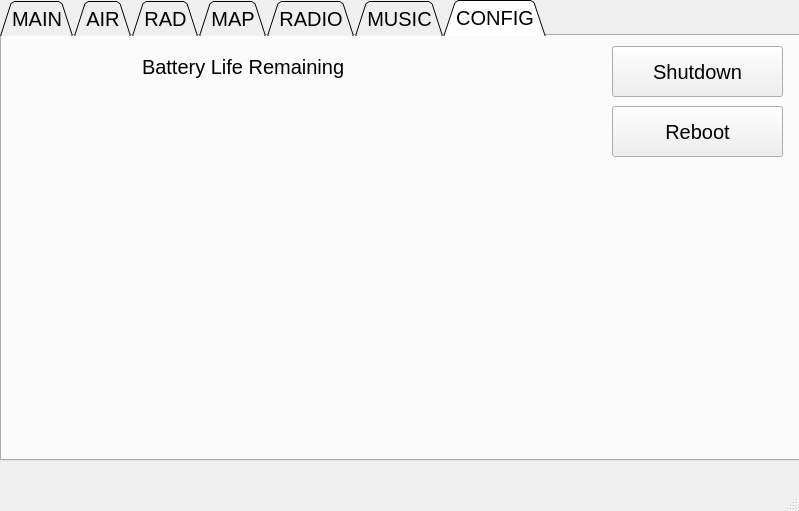
<?xml version="1.0" encoding="UTF-8"?>
<ui version="4.0">
 <class>MainWindow</class>
 <widget class="QMainWindow" name="MainWindow">
  <property name="geometry">
   <rect>
    <x>0</x>
    <y>0</y>
    <width>799</width>
    <height>511</height>
   </rect>
  </property>
  <property name="windowTitle">
   <string>MainWindow</string>
  </property>
  <widget class="QWidget" name="centralwidget">
   <widget class="QTabWidget" name="tabWidget">
    <property name="geometry">
     <rect>
      <x>0</x>
      <y>0</y>
      <width>800</width>
      <height>461</height>
     </rect>
    </property>
    <property name="font">
     <font>
      <pointsize>15</pointsize>
     </font>
    </property>
    <property name="tabShape">
     <enum>QTabWidget::Triangular</enum>
    </property>
    <property name="currentIndex">
     <number>6</number>
    </property>
    <widget class="QWidget" name="main">
     <attribute name="title">
      <string>MAIN</string>
     </attribute>
     <widget class="QProgressBar" name="progressBar">
      <property name="geometry">
       <rect>
        <x>10</x>
        <y>10</y>
        <width>61</width>
        <height>171</height>
       </rect>
      </property>
      <property name="value">
       <number>24</number>
      </property>
      <property name="orientation">
       <enum>Qt::Vertical</enum>
      </property>
      <property name="format">
       <string>%p%</string>
      </property>
     </widget>
     <widget class="QProgressBar" name="progressBar_2">
      <property name="geometry">
       <rect>
        <x>720</x>
        <y>10</y>
        <width>61</width>
        <height>171</height>
       </rect>
      </property>
      <property name="value">
       <number>24</number>
      </property>
      <property name="orientation">
       <enum>Qt::Vertical</enum>
      </property>
     </widget>
     <widget class="QLabel" name="TIME">
      <property name="geometry">
       <rect>
        <x>10</x>
        <y>380</y>
        <width>201</width>
        <height>51</height>
       </rect>
      </property>
      <property name="text">
       <string>TIME: HH:MM:SS</string>
      </property>
     </widget>
     <widget class="QLabel" name="DATE">
      <property name="geometry">
       <rect>
        <x>540</x>
        <y>380</y>
        <width>241</width>
        <height>51</height>
       </rect>
      </property>
      <property name="text">
       <string>DATE: DD/MM/YYYY</string>
      </property>
     </widget>
     <widget class="QFrame" name="alarm_rad">
      <property name="geometry">
       <rect>
        <x>570</x>
        <y>240</y>
        <width>200</width>
        <height>120</height>
       </rect>
      </property>
      <property name="styleSheet">
       <string notr="true">background-color: rgb(255, 0, 0);</string>
      </property>
      <property name="frameShape">
       <enum>QFrame::StyledPanel</enum>
      </property>
      <property name="frameShadow">
       <enum>QFrame::Raised</enum>
      </property>
      <widget class="QLabel" name="radSensorStatus">
       <property name="geometry">
        <rect>
         <x>4</x>
         <y>5</y>
         <width>191</width>
         <height>111</height>
        </rect>
       </property>
       <property name="font">
        <font>
         <pointsize>12</pointsize>
         <weight>75</weight>
         <bold>true</bold>
        </font>
       </property>
       <property name="text">
        <string>RAD ALARM</string>
       </property>
       <property name="alignment">
        <set>Qt::AlignCenter</set>
       </property>
      </widget>
     </widget>
     <widget class="QFrame" name="alarm_airsensor">
      <property name="geometry">
       <rect>
        <x>20</x>
        <y>240</y>
        <width>200</width>
        <height>120</height>
       </rect>
      </property>
      <property name="styleSheet">
       <string notr="true">background-color: rgb(255, 0, 0);</string>
      </property>
      <property name="frameShape">
       <enum>QFrame::StyledPanel</enum>
      </property>
      <property name="frameShadow">
       <enum>QFrame::Raised</enum>
      </property>
      <widget class="QLabel" name="airSensorStatus">
       <property name="geometry">
        <rect>
         <x>4</x>
         <y>5</y>
         <width>191</width>
         <height>111</height>
        </rect>
       </property>
       <property name="font">
        <font>
         <pointsize>12</pointsize>
         <weight>75</weight>
         <bold>true</bold>
        </font>
       </property>
       <property name="text">
        <string>AIR ALARM</string>
       </property>
       <property name="alignment">
        <set>Qt::AlignCenter</set>
       </property>
      </widget>
     </widget>
     <widget class="QWidget" name="verticalLayoutWidget_4">
      <property name="geometry">
       <rect>
        <x>229</x>
        <y>19</y>
        <width>331</width>
        <height>351</height>
       </rect>
      </property>
      <layout class="QVBoxLayout" name="pipboygif"/>
     </widget>
     <widget class="QLabel" name="batteryLabel">
      <property name="geometry">
       <rect>
        <x>14</x>
        <y>190</y>
        <width>81</width>
        <height>31</height>
       </rect>
      </property>
      <property name="font">
       <font>
        <pointsize>10</pointsize>
        <weight>75</weight>
        <bold>true</bold>
       </font>
      </property>
      <property name="text">
       <string>Battery</string>
      </property>
     </widget>
     <widget class="QLabel" name="memoryLabel">
      <property name="geometry">
       <rect>
        <x>674</x>
        <y>190</y>
        <width>111</width>
        <height>31</height>
       </rect>
      </property>
      <property name="font">
       <font>
        <pointsize>10</pointsize>
       </font>
      </property>
      <property name="text">
       <string>Memory Usage</string>
      </property>
     </widget>
     <widget class="QLabel" name="Warn1">
      <property name="geometry">
       <rect>
        <x>80</x>
        <y>10</y>
        <width>171</width>
        <height>30</height>
       </rect>
      </property>
      <property name="text">
       <string/>
      </property>
     </widget>
    </widget>
    <widget class="QWidget" name="air">
     <attribute name="title">
      <string>AIR</string>
     </attribute>
     <widget class="QWidget" name="verticalLayoutWidget">
      <property name="geometry">
       <rect>
        <x>10</x>
        <y>0</y>
        <width>171</width>
        <height>421</height>
       </rect>
      </property>
      <layout class="QVBoxLayout" name="verticalLayout">
       <item>
        <widget class="QLabel" name="SENS1">
         <property name="text">
          <string>SENSOR 1</string>
         </property>
        </widget>
       </item>
       <item>
        <widget class="QLabel" name="SENS2">
         <property name="text">
          <string>SENSOR 2</string>
         </property>
        </widget>
       </item>
       <item>
        <widget class="QLabel" name="SENS3">
         <property name="text">
          <string>SENSOR 3</string>
         </property>
        </widget>
       </item>
       <item>
        <widget class="QLabel" name="SENS4">
         <property name="text">
          <string/>
         </property>
        </widget>
       </item>
       <item>
        <widget class="QLabel" name="SENS5">
         <property name="text">
          <string/>
         </property>
        </widget>
       </item>
       <item>
        <widget class="QLabel" name="SENS6">
         <property name="text">
          <string/>
         </property>
        </widget>
       </item>
       <item>
        <widget class="QLabel" name="SENS7">
         <property name="text">
          <string/>
         </property>
        </widget>
       </item>
      </layout>
     </widget>
     <widget class="QLabel" name="TEMP">
      <property name="geometry">
       <rect>
        <x>520</x>
        <y>10</y>
        <width>261</width>
        <height>41</height>
       </rect>
      </property>
      <property name="text">
       <string>TEMPERATURE: fff deg</string>
      </property>
     </widget>
     <widget class="QLabel" name="SENSGRAPH">
      <property name="geometry">
       <rect>
        <x>234</x>
        <y>55</y>
        <width>541</width>
        <height>361</height>
       </rect>
      </property>
      <property name="inputMethodHints">
       <set>Qt::ImhNone</set>
      </property>
      <property name="text">
       <string/>
      </property>
      <property name="scaledContents">
       <bool>false</bool>
      </property>
      <property name="alignment">
       <set>Qt::AlignCenter</set>
      </property>
     </widget>
     <widget class="QLabel" name="Warn2">
      <property name="geometry">
       <rect>
        <x>620</x>
        <y>380</y>
        <width>171</width>
        <height>30</height>
       </rect>
      </property>
      <property name="text">
       <string/>
      </property>
     </widget>
    </widget>
    <widget class="QWidget" name="rad">
     <attribute name="title">
      <string>RAD</string>
     </attribute>
     <widget class="QWidget" name="verticalLayoutWidget_2">
      <property name="geometry">
       <rect>
        <x>190</x>
        <y>50</y>
        <width>160</width>
        <height>351</height>
       </rect>
      </property>
      <layout class="QVBoxLayout" name="verticalLayout_2">
       <item>
        <widget class="QLabel" name="sec4">
         <property name="text">
          <string>4 SEC AVG</string>
         </property>
        </widget>
       </item>
       <item>
        <widget class="QLabel" name="min">
         <property name="text">
          <string>1 MIN AVG</string>
         </property>
        </widget>
       </item>
       <item>
        <widget class="QLabel" name="hour">
         <property name="text">
          <string>1 HOUR AVG</string>
         </property>
        </widget>
       </item>
       <item>
        <widget class="QLabel" name="hour24">
         <property name="text">
          <string>24 HOUR AVG</string>
         </property>
        </widget>
       </item>
       <item>
        <widget class="QLabel" name="lifetime">
         <property name="text">
          <string>LIFETIME S</string>
         </property>
        </widget>
       </item>
      </layout>
     </widget>
     <widget class="QLabel" name="SELGRAPHRAD">
      <property name="geometry">
       <rect>
        <x>350</x>
        <y>30</y>
        <width>441</width>
        <height>391</height>
       </rect>
      </property>
      <property name="text">
       <string/>
      </property>
      <property name="scaledContents">
       <bool>false</bool>
      </property>
     </widget>
     <widget class="QWidget" name="verticalLayoutWidget_3">
      <property name="geometry">
       <rect>
        <x>0</x>
        <y>30</y>
        <width>187</width>
        <height>391</height>
       </rect>
      </property>
      <layout class="QVBoxLayout" name="verticalLayout_3">
       <item>
        <widget class="QRadioButton" name="sel_4">
         <property name="text">
          <string>4 SEC AVG</string>
         </property>
        </widget>
       </item>
       <item>
        <widget class="QRadioButton" name="sel_1min">
         <property name="text">
          <string>1 MIN AVG</string>
         </property>
        </widget>
       </item>
       <item>
        <widget class="QRadioButton" name="sel_1hour">
         <property name="text">
          <string>1 HOUR AVG</string>
         </property>
        </widget>
       </item>
       <item>
        <widget class="QRadioButton" name="sel_24h">
         <property name="text">
          <string>24 HOUR AVG</string>
         </property>
        </widget>
       </item>
       <item>
        <widget class="QRadioButton" name="sel_life">
         <property name="text">
          <string>LIFETIME S</string>
         </property>
        </widget>
       </item>
      </layout>
     </widget>
     <widget class="QLabel" name="Warn3">
      <property name="geometry">
       <rect>
        <x>620</x>
        <y>380</y>
        <width>171</width>
        <height>30</height>
       </rect>
      </property>
      <property name="text">
       <string/>
      </property>
     </widget>
    </widget>
    <widget class="QWidget" name="map">
     <attribute name="title">
      <string>MAP</string>
     </attribute>
     <widget class="QRadioButton" name="OSM">
      <property name="geometry">
       <rect>
        <x>10</x>
        <y>291</y>
        <width>131</width>
        <height>20</height>
       </rect>
      </property>
      <property name="text">
       <string>OSM</string>
      </property>
     </widget>
     <widget class="QRadioButton" name="TERRAIN">
      <property name="geometry">
       <rect>
        <x>10</x>
        <y>341</y>
        <width>131</width>
        <height>20</height>
       </rect>
      </property>
      <property name="text">
       <string>TERRAIN</string>
      </property>
     </widget>
     <widget class="QRadioButton" name="HILL">
      <property name="geometry">
       <rect>
        <x>10</x>
        <y>391</y>
        <width>131</width>
        <height>20</height>
       </rect>
      </property>
      <property name="text">
       <string>HILL MAP</string>
      </property>
     </widget>
     <widget class="QSlider" name="ZOOM_SLIDER">
      <property name="geometry">
       <rect>
        <x>20</x>
        <y>20</y>
        <width>41</width>
        <height>231</height>
       </rect>
      </property>
      <property name="minimum">
       <number>9</number>
      </property>
      <property name="maximum">
       <number>15</number>
      </property>
      <property name="orientation">
       <enum>Qt::Vertical</enum>
      </property>
     </widget>
     <widget class="QLabel" name="MAP">
      <property name="geometry">
       <rect>
        <x>174</x>
        <y>19</y>
        <width>611</width>
        <height>401</height>
       </rect>
      </property>
      <property name="text">
       <string/>
      </property>
      <property name="alignment">
       <set>Qt::AlignCenter</set>
      </property>
     </widget>
     <widget class="QLabel" name="LAT">
      <property name="geometry">
       <rect>
        <x>60</x>
        <y>10</y>
        <width>131</width>
        <height>16</height>
       </rect>
      </property>
      <property name="text">
       <string/>
      </property>
     </widget>
     <widget class="QLabel" name="LON">
      <property name="geometry">
       <rect>
        <x>60</x>
        <y>40</y>
        <width>131</width>
        <height>16</height>
       </rect>
      </property>
      <property name="text">
       <string/>
      </property>
     </widget>
     <widget class="QLabel" name="UTC">
      <property name="geometry">
       <rect>
        <x>60</x>
        <y>70</y>
        <width>131</width>
        <height>16</height>
       </rect>
      </property>
      <property name="text">
       <string/>
      </property>
     </widget>
     <widget class="QLabel" name="NODATA">
      <property name="geometry">
       <rect>
        <x>370</x>
        <y>0</y>
        <width>241</width>
        <height>20</height>
       </rect>
      </property>
      <property name="text">
       <string/>
      </property>
      <property name="alignment">
       <set>Qt::AlignCenter</set>
      </property>
     </widget>
     <widget class="QLabel" name="Warn4">
      <property name="geometry">
       <rect>
        <x>620</x>
        <y>380</y>
        <width>171</width>
        <height>30</height>
       </rect>
      </property>
      <property name="text">
       <string/>
      </property>
     </widget>
    </widget>
    <widget class="QWidget" name="radio">
     <attribute name="title">
      <string>RADIO</string>
     </attribute>
     <widget class="QTabWidget" name="MENU2">
      <property name="geometry">
       <rect>
        <x>0</x>
        <y>0</y>
        <width>800</width>
        <height>565</height>
       </rect>
      </property>
      <property name="currentIndex">
       <number>0</number>
      </property>
      <widget class="QWidget" name="RADIO">
       <attribute name="title">
        <string>RADIO</string>
       </attribute>
       <widget class="QLabel" name="FREQ">
        <property name="geometry">
         <rect>
          <x>10</x>
          <y>10</y>
          <width>111</width>
          <height>31</height>
         </rect>
        </property>
        <property name="font">
         <font>
          <pointsize>11</pointsize>
         </font>
        </property>
        <property name="text">
         <string>FREQUENCY:</string>
        </property>
        <property name="scaledContents">
         <bool>false</bool>
        </property>
       </widget>
       <widget class="QLabel" name="FREQ_GRAPH">
        <property name="geometry">
         <rect>
          <x>14</x>
          <y>55</y>
          <width>761</width>
          <height>301</height>
         </rect>
        </property>
        <property name="text">
         <string/>
        </property>
       </widget>
       <widget class="QLineEdit" name="freqInput">
        <property name="geometry">
         <rect>
          <x>120</x>
          <y>10</y>
          <width>91</width>
          <height>31</height>
         </rect>
        </property>
        <property name="inputMask">
         <string>0000.00</string>
        </property>
        <property name="text">
         <string>750.00</string>
        </property>
        <property name="maxLength">
         <number>7</number>
        </property>
        <property name="echoMode">
         <enum>QLineEdit::Normal</enum>
        </property>
        <property name="placeholderText">
         <string>750.00</string>
        </property>
       </widget>
       <widget class="QLabel" name="FREQ_2">
        <property name="geometry">
         <rect>
          <x>210</x>
          <y>10</y>
          <width>51</width>
          <height>31</height>
         </rect>
        </property>
        <property name="text">
         <string>MHz</string>
        </property>
       </widget>
       <widget class="QPushButton" name="time_plot_butt">
        <property name="geometry">
         <rect>
          <x>272</x>
          <y>7</y>
          <width>131</width>
          <height>41</height>
         </rect>
        </property>
        <property name="text">
         <string>Time Plot</string>
        </property>
       </widget>
       <widget class="QPushButton" name="freq_plot_butt">
        <property name="geometry">
         <rect>
          <x>422</x>
          <y>7</y>
          <width>131</width>
          <height>41</height>
         </rect>
        </property>
        <property name="text">
         <string>Freq Plot</string>
        </property>
       </widget>
       <widget class="QLabel" name="Warn5">
        <property name="geometry">
         <rect>
          <x>610</x>
          <y>340</y>
          <width>171</width>
          <height>30</height>
         </rect>
        </property>
        <property name="text">
         <string/>
        </property>
       </widget>
       <widget class="QPushButton" name="FMSe">
        <property name="geometry">
         <rect>
          <x>10</x>
          <y>60</y>
          <width>191</width>
          <height>61</height>
         </rect>
        </property>
        <property name="text">
         <string>FM Search</string>
        </property>
       </widget>
       <widget class="QPushButton" name="AMSe">
        <property name="geometry">
         <rect>
          <x>10</x>
          <y>130</y>
          <width>191</width>
          <height>61</height>
         </rect>
        </property>
        <property name="text">
         <string>AM Search</string>
        </property>
       </widget>
       <widget class="QPushButton" name="HAMSe">
        <property name="geometry">
         <rect>
          <x>10</x>
          <y>200</y>
          <width>191</width>
          <height>61</height>
         </rect>
        </property>
        <property name="text">
         <string>HAM Search</string>
        </property>
       </widget>
       <widget class="QPushButton" name="GMRCSe">
        <property name="geometry">
         <rect>
          <x>10</x>
          <y>270</y>
          <width>191</width>
          <height>61</height>
         </rect>
        </property>
        <property name="text">
         <string>GMRC Search</string>
        </property>
       </widget>
       <widget class="QPushButton" name="SeekL">
        <property name="geometry">
         <rect>
          <x>320</x>
          <y>60</y>
          <width>191</width>
          <height>61</height>
         </rect>
        </property>
        <property name="text">
         <string>Seek &lt;&lt;</string>
        </property>
       </widget>
       <widget class="QPushButton" name="SeekR">
        <property name="geometry">
         <rect>
          <x>540</x>
          <y>60</y>
          <width>191</width>
          <height>61</height>
         </rect>
        </property>
        <property name="text">
         <string>Seek &gt;&gt;</string>
        </property>
       </widget>
      </widget>
      <widget class="QWidget" name="SOURCE_FIND">
       <attribute name="title">
        <string>SOURCE FINDER</string>
       </attribute>
      </widget>
     </widget>
    </widget>
    <widget class="QWidget" name="music">
     <attribute name="title">
      <string>MUSIC</string>
     </attribute>
     <widget class="QLabel" name="CurrentPlay">
      <property name="geometry">
       <rect>
        <x>430</x>
        <y>20</y>
        <width>281</width>
        <height>31</height>
       </rect>
      </property>
      <property name="text">
       <string>Current:</string>
      </property>
     </widget>
     <widget class="QLabel" name="NextUp">
      <property name="geometry">
       <rect>
        <x>430</x>
        <y>70</y>
        <width>281</width>
        <height>31</height>
       </rect>
      </property>
      <property name="text">
       <string>Next Up:</string>
      </property>
     </widget>
     <widget class="QPushButton" name="PLAY">
      <property name="geometry">
       <rect>
        <x>430</x>
        <y>110</y>
        <width>111</width>
        <height>61</height>
       </rect>
      </property>
      <property name="text">
       <string>Play</string>
      </property>
     </widget>
     <widget class="QPushButton" name="NEXT">
      <property name="geometry">
       <rect>
        <x>580</x>
        <y>110</y>
        <width>121</width>
        <height>61</height>
       </rect>
      </property>
      <property name="text">
       <string>Next</string>
      </property>
     </widget>
     <widget class="QPushButton" name="STOP">
      <property name="geometry">
       <rect>
        <x>430</x>
        <y>250</y>
        <width>271</width>
        <height>61</height>
       </rect>
      </property>
      <property name="text">
       <string>STOP</string>
      </property>
     </widget>
     <widget class="QLabel" name="MusicList">
      <property name="geometry">
       <rect>
        <x>10</x>
        <y>10</y>
        <width>401</width>
        <height>391</height>
       </rect>
      </property>
      <property name="text">
       <string/>
      </property>
     </widget>
     <widget class="QSlider" name="VolSlider">
      <property name="geometry">
       <rect>
        <x>720</x>
        <y>20</y>
        <width>41</width>
        <height>221</height>
       </rect>
      </property>
      <property name="maximum">
       <number>100</number>
      </property>
      <property name="singleStep">
       <number>5</number>
      </property>
      <property name="sliderPosition">
       <number>50</number>
      </property>
      <property name="orientation">
       <enum>Qt::Vertical</enum>
      </property>
      <property name="invertedAppearance">
       <bool>false</bool>
      </property>
      <property name="invertedControls">
       <bool>false</bool>
      </property>
     </widget>
     <widget class="QLabel" name="label">
      <property name="geometry">
       <rect>
        <x>720</x>
        <y>0</y>
        <width>41</width>
        <height>20</height>
       </rect>
      </property>
      <property name="text">
       <string>VOL</string>
      </property>
      <property name="alignment">
       <set>Qt::AlignCenter</set>
      </property>
     </widget>
     <widget class="QPushButton" name="PAUSE">
      <property name="geometry">
       <rect>
        <x>430</x>
        <y>180</y>
        <width>271</width>
        <height>61</height>
       </rect>
      </property>
      <property name="text">
       <string>PAUSE</string>
      </property>
     </widget>
     <widget class="QLabel" name="SongTime">
      <property name="geometry">
       <rect>
        <x>704</x>
        <y>330</y>
        <width>71</width>
        <height>31</height>
       </rect>
      </property>
      <property name="text">
       <string>00:00</string>
      </property>
     </widget>
     <widget class="QProgressBar" name="SongProgress">
      <property name="geometry">
       <rect>
        <x>430</x>
        <y>330</y>
        <width>271</width>
        <height>31</height>
       </rect>
      </property>
      <property name="value">
       <number>0</number>
      </property>
     </widget>
     <widget class="QLabel" name="Warn6">
      <property name="geometry">
       <rect>
        <x>620</x>
        <y>380</y>
        <width>171</width>
        <height>30</height>
       </rect>
      </property>
      <property name="text">
       <string/>
      </property>
     </widget>
    </widget>
    <widget class="QWidget" name="config">
     <attribute name="title">
      <string>CONFIG</string>
     </attribute>
     <widget class="QPushButton" name="ShutDown">
      <property name="geometry">
       <rect>
        <x>610</x>
        <y>10</y>
        <width>171</width>
        <height>51</height>
       </rect>
      </property>
      <property name="text">
       <string>Shutdown</string>
      </property>
     </widget>
     <widget class="QPushButton" name="ReBoot">
      <property name="geometry">
       <rect>
        <x>610</x>
        <y>70</y>
        <width>171</width>
        <height>51</height>
       </rect>
      </property>
      <property name="text">
       <string>Reboot</string>
      </property>
     </widget>
     <widget class="QLabel" name="label_2">
      <property name="geometry">
       <rect>
        <x>140</x>
        <y>10</y>
        <width>251</width>
        <height>41</height>
       </rect>
      </property>
      <property name="text">
       <string>Battery Life Remaining</string>
      </property>
     </widget>
     <widget class="QLabel" name="TimeREM">
      <property name="geometry">
       <rect>
        <x>4</x>
        <y>10</y>
        <width>131</width>
        <height>41</height>
       </rect>
      </property>
      <property name="text">
       <string/>
      </property>
     </widget>
    </widget>
   </widget>
  </widget>
  <widget class="QMenuBar" name="menubar">
   <property name="geometry">
    <rect>
     <x>0</x>
     <y>0</y>
     <width>799</width>
     <height>21</height>
    </rect>
   </property>
  </widget>
  <widget class="QStatusBar" name="statusbar"/>
 </widget>
 <resources/>
 <connections/>
</ui>
